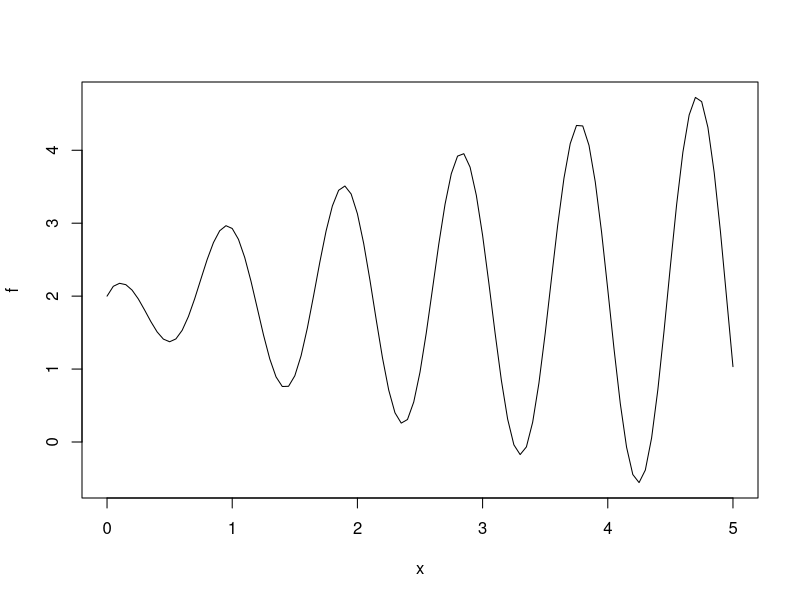
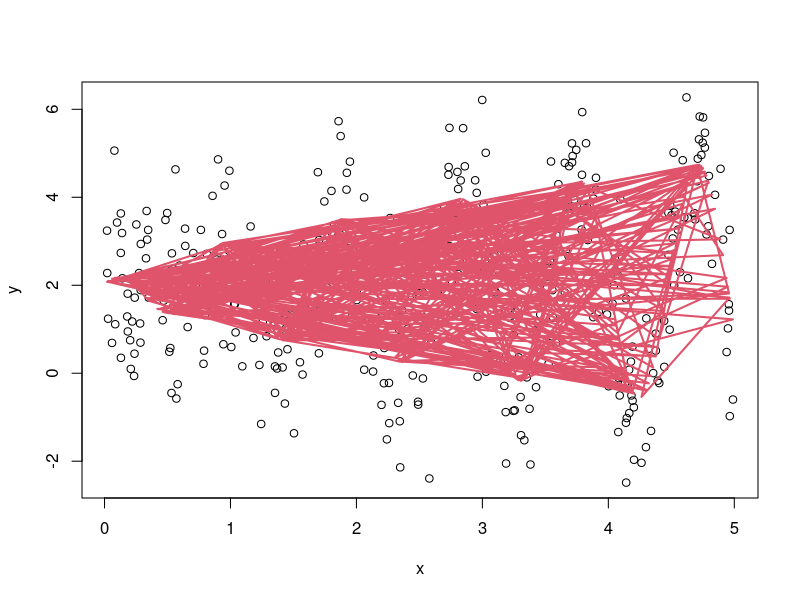
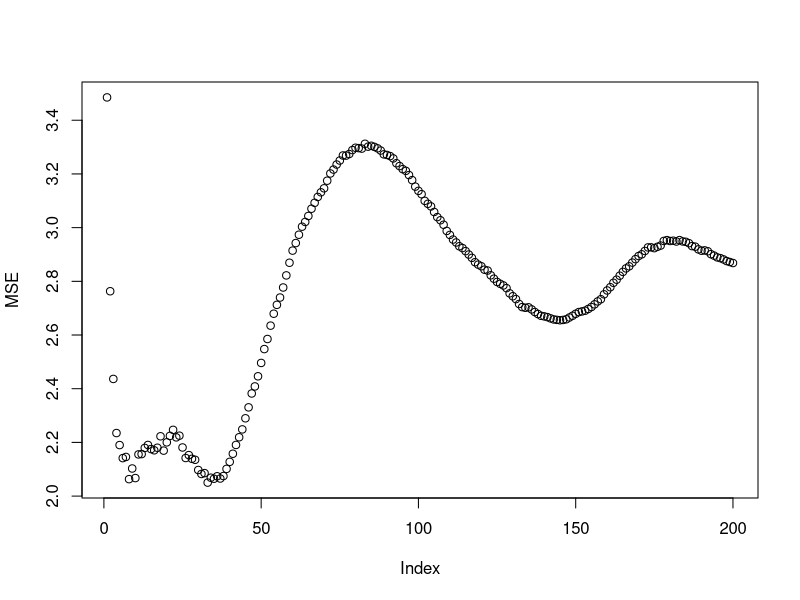
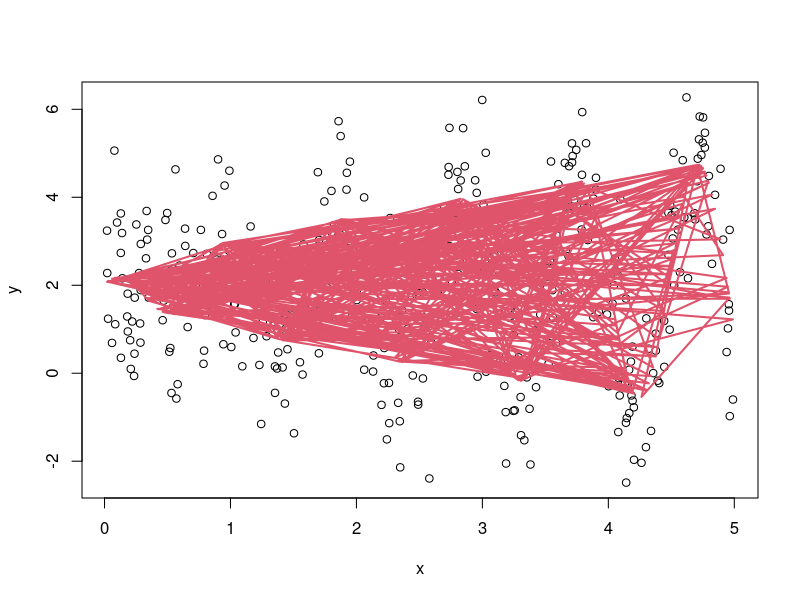

Here is the R script that generated these plots, in order: (Note: this script raises an error after producing the figures.)
#You can try to modify the denominator inside the cosine to change the complexity of f*
f=function(x){
  y=2+x^(.2)*cos(x/.15)/x^-.45
  return(y) }
plot(f,0,5)

#Points simulation: you change n and sigma
N=400
sigma=1.2
x=runif(N,0,5);#x=sort(x)  #For convenience, the input x is sorted
y=rep(0,times=N)
for(i in 1:N){
  y[i]=f(x[i])+rnorm(1,0,sigma)
}
plot(x,y)
points(x,f(x),type="l",col=2,lwd=2)

x_test = x[301:400]
y_test = y[301:400]

x_train =x[1:300]
y_train = y[1:300]



MSE <- vector()

#Estimator by k-neighbors
#k es el numero de vecinos y test=TRUE/FALSE determina si se estima sobre
#un grid cualquiera (FALSE) o sobre los x en la muestra de test (TRUE)
kn=function(k,test){
  if(test=="FALSE"){z=seq(0,5,by=0.01);ll=length(z)}  #predict on train
  if(test=="TRUE"){z=x_test;ll=length(z)}    #x_test is the name of set for prediction
  nk=rep(0,times=ll)
  for(j in 1:ll){
    veci=which(abs(z[j]-x_train) %in% sort(abs(z[j]-x_train))[1:k])
    nk[j]=sum(y_train[veci])/k
  }
  
  return(nk) 
  
}

#Graficando el estimador


for(k in 1:200){
  pred = kn(k,T)
  MSE[k] = mean((pred-y_test)^2)
 
}

plot(MSE)
min(MSE)
which.min(MSE) # 15
# Error irreducible es 1.44



k=14 #Puede cambiarlo


plot(x,y)
points(x,f(x),type="l",col=2,lwd=2)
points(z,kn(k,T),type="l",col=4,lwd=2)
points(z,kn(200,T),type="l",col=4,lwd=2)



##### b #######
#You can try to modify the denominator inside the cosine to change the complexity of f*
f=function(x){
  y=2+x^(.2)*cos(x/.15)/x^-.45
  return(y) }
plot(f,0,5)

#Points simulation: you change n and sigma
N=600
sigma=1.2
x=runif(N,0,5);#x=sort(x)  #For convenience, the input x is sorted
y=rep(0,times=N)
for(i in 1:N){
  y[i]=f(x[i])+rnorm(1,0,sigma)
}
plot(x,y)
points(x,f(x),type="l",col=2,lwd=2)

x_test = x[301:600]
y_test = y[301:600]

x_train =x[1:300]
y_train = y[1:300]



MSE <- vector()

#Estimator by k-neighbors
#k es el numero de vecinos y test=TRUE/FALSE determina si se estima sobre
#un grid cualquiera (FALSE) o sobre los x en la muestra de test (TRUE)
kn=function(k,test){
  if(test=="FALSE"){z=seq(0,5,by=0.01);ll=length(z)}  #predict on train
  if(test=="TRUE"){z=x_test;ll=length(z)}    #x_test is the name of set for prediction
  nk=rep(0,times=ll)
  for(j in 1:ll){
    veci=which(abs(z[j]-x_train) %in% sort(abs(z[j]-x_train))[1:k])
    nk[j]=sum(y_train[veci])/k
  }
  
  return(nk) 
  
}

#Graficando el estimador


for(k in 1:200){
  pred = kn(k,T)
  MSE[k] = mean((pred-y_test)^2)
  
}

plot(MSE)
min(MSE)
which.min(MSE) # 16
# Error irreducible es 1.44


##### c ##########  CV y LOO




###### d ########
#You can try to modify the denominator inside the cosine to change the complexity of f*
f=function(x){
  y=2+x^(.2)*cos(x/.15)/x^-.45
  return(y) }
plot(f,0,5)

#Points simulation: you change n and sigma
N=1000
sigma=1.2
x=runif(N,0,5);#x=sort(x)  #For convenience, the input x is sorted
y=rep(0,times=N)
for(i in 1:N){
  y[i]=f(x[i])+rnorm(1,0,sigma)
}
plot(x,y)
points(x,f(x),type="l",col=2,lwd=2)

x_test = x[501:N]
y_test = y[501:N]

x_train =x[1:500]
y_train = y[1:500]



MSE <- vector()

#Estimator by k-neighbors
#k es el numero de vecinos y test=TRUE/FALSE determina si se estima sobre
#un grid cualquiera (FALSE) o sobre los x en la muestra de test (TRUE)
kn=function(k,test){
  if(test=="FALSE"){z=seq(0,5,by=0.01);ll=length(z)}  #predict on train
  if(test=="TRUE"){z=x_test;ll=length(z)}    #x_test is the name of set for prediction
  nk=rep(0,times=ll)
  for(j in 1:ll){
    veci=which(abs(z[j]-x_train) %in% sort(abs(z[j]-x_train))[1:k])
    nk[j]=sum(y_train[veci])/k
  }
  
  return(nk) 
  
}

#Graficando el estimador


for(k in 1:200){
  pred = kn(k,T)
  MSE[k] = mean((pred-y_test)^2)
  
}

plot(MSE)
min(MSE)
which.min(MSE) # 15
# Error irreducible es 1.44



k=14 #Puede cambiarlo


plot(x,y)
points(x,f(x),type="l",col=2,lwd=2)
points(z,kn(k,T),type="l",col=4,lwd=2)



##################### e Bootstrap